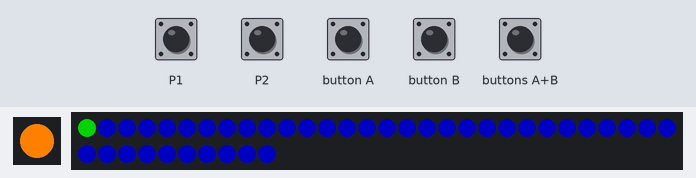
A program run on a simulated Calliope mini (MakeCode). Parts: 1 RGB LEDs in strip order, left to right, 40 RGB LEDs in strip order, left to right, continuing on the next row. The inputs (shaded band) are chosen by the test bench. Dim RGB values are drawn brighter than linear.

Above: at 2.4 s.
2.5 s: touch pin P2 pressed for 0.15 s
At 3.4 s:
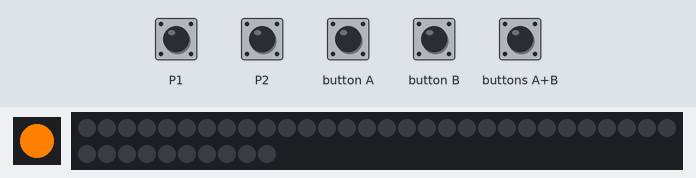
5.2 s: touch pin P1 pressed for 0.15 s
At 6.1 s:
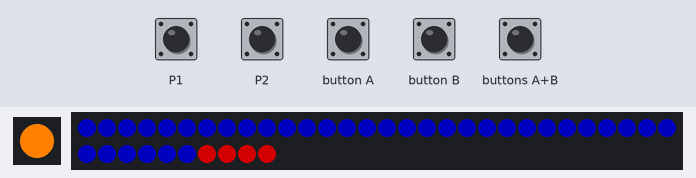
8.3 s: button A pressed for 0.15 s
At 10.6 s:
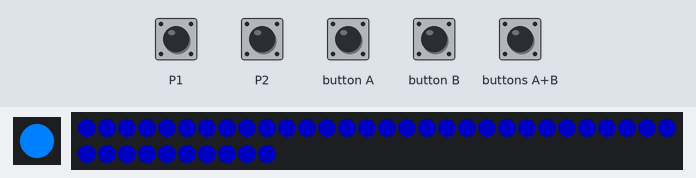
11.1 s: button B pressed for 0.15 s
At 13.6 s:
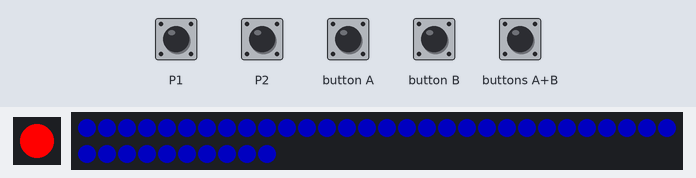
13.9 s: touch pin P1 pressed for 1 s
16.4 s: buttons A+B pressed for 1 s
At 18.67 s:
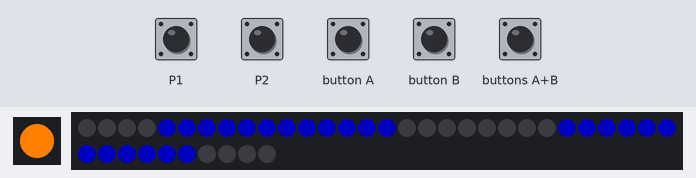
Timing chart, 0 to 20.2 s (numbered marks = the images above; inputs shaded):
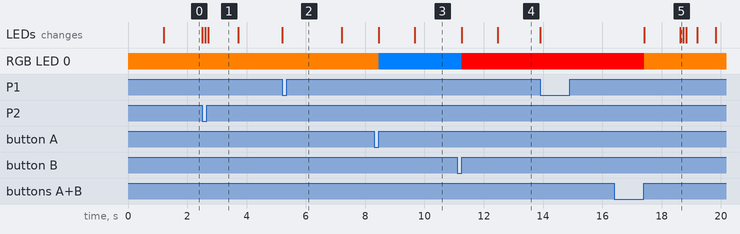

Measured:
- after the input at 2.5 s, the LEDs: first change at once (image 1 shows a later state)
- after the input at 5.2 s, the LEDs: change at once (image 2)
- after the input at 8.3 s, RGB LED 0: RGB(255, 128, 0) → RGB(0, 127, 255) after 0.16 s; the LEDs: first change after 0.16 s (image 3 shows a later state)
- after the input at 11.1 s, RGB LED 0: RGB(0, 127, 255) → RGB(255, 0, 0) after 0.16 s; the LEDs: first change after 0.16 s (image 4 shows a later state)
- after the input at 16.4 s, RGB LED 0: RGB(255, 0, 0) → RGB(255, 128, 0) after 1.0 s; the LEDs: first change after 1.0 s (image 5 shows a later state)
- what the display in image 1 shows lasts 1.0 s, from 2.7 s to 3.7 s

The program:

main.ts
```typescript
input.onPinTouchEvent(TouchPin.P1, input.buttonEventDown(), function () {
    berührt()
})
input.onButtonEvent(Button.A, input.buttonEventClick(), function () {
    Programmwahl = 1
    fünf()
    reset()
})
function berührt () {
    strip.setBrightness(255)
    if (Programmwahl == 0) {
        count += 1
        if (count == 1) {
            leben1.showColor(neopixel.colors(NeoPixelColors.Red))
        } else if (count == 2) {
            leben2.showColor(neopixel.colors(NeoPixelColors.Red))
        } else if (count == 3) {
            leben3.showColor(neopixel.colors(NeoPixelColors.Red))
        } else if (count == 4) {
            leben4.showColor(neopixel.colors(NeoPixelColors.Red))
        } else if (count > 4) {
            leben5.showColor(neopixel.colors(NeoPixelColors.Red))
            timer_leds.showColor(neopixel.colors(NeoPixelColors.Red))
            count = 5
            Programmwahl = 10
        }
    } else if (Programmwahl == 1) {
        count += 1
        if (count == 1) {
            leben1.showColor(neopixel.colors(NeoPixelColors.Red))
            leben1b.showColor(neopixel.colors(NeoPixelColors.Red))
        } else if (count == 2) {
            leben2.showColor(neopixel.colors(NeoPixelColors.Red))
            leben2b.showColor(neopixel.colors(NeoPixelColors.Red))
        } else if (count == 3) {
            leben3.showColor(neopixel.colors(NeoPixelColors.Red))
            leben3b.showColor(neopixel.colors(NeoPixelColors.Red))
        } else if (count == 4) {
            leben4.showColor(neopixel.colors(NeoPixelColors.Red))
            leben4b.showColor(neopixel.colors(NeoPixelColors.Red))
        } else if (count > 4) {
            leben5.showColor(neopixel.colors(NeoPixelColors.Red))
            leben5b.showColor(neopixel.colors(NeoPixelColors.Red))
            count = 5
        }
    } else if (Programmwahl == 2) {
        count += 1
        if (count == 1) {
            leben1b.showColor(neopixel.colors(NeoPixelColors.Red))
        } else if (count == 2) {
            leben2b.showColor(neopixel.colors(NeoPixelColors.Red))
        } else if (count == 3) {
            leben3b.showColor(neopixel.colors(NeoPixelColors.Red))
        } else if (count == 4) {
            leben4b.showColor(neopixel.colors(NeoPixelColors.Red))
        } else if (count == 5) {
            leben5b.showColor(neopixel.colors(NeoPixelColors.Red))
        } else if (count == 6) {
            leben1.showColor(neopixel.colors(NeoPixelColors.Red))
        } else if (count == 7) {
            leben2.showColor(neopixel.colors(NeoPixelColors.Red))
        } else if (count == 8) {
            leben3.showColor(neopixel.colors(NeoPixelColors.Red))
        } else if (count == 9) {
            leben4.showColor(neopixel.colors(NeoPixelColors.Red))
        } else if (count > 9) {
            leben5.showColor(neopixel.colors(NeoPixelColors.Red))
            count = 10
        }
    }
}
function zehn () {
    fünf()
    basic.setLedColor(0xff0000)
}
input.onButtonEvent(Button.AB, input.buttonEventClick(), function () {
    Programmwahl = 0
    normal()
    reset()
})
input.onButtonEvent(Button.B, input.buttonEventClick(), function () {
    basic.setLedColor(0x007fff)
    Programmwahl = 2
    zehn()
    reset()
})
function Zeit_zählen () {
    strip.setBrightness(255)
    timer_leds.setPixelColor(time, color_test)
    timer_leds.show()
    time += 1
    if (time <= 9) {
        color_test = neopixel.colors(NeoPixelColors.Green)
    } else if (time <= 14) {
        color_test = neopixel.colors(NeoPixelColors.Yellow)
    } else if (time <= 19) {
        color_test = neopixel.colors(NeoPixelColors.Red)
    } else {
        for (let index = 0; index < 5; index++) {
            berührt()
            basic.pause(100)
        }
    }
}
input.onPinTouchEvent(TouchPin.P2, input.buttonEventDown(), function () {
    reset()
})
function normal () {
    basic.setLedColor(0xff8000)
    strip = neopixel.create(DigitalPin.P0, 40, NeoPixelMode.RGB)
    leben1 = strip.range(36, 4)
    leben1b = strip.range(0, 4)
    leben2 = strip.range(32, 4)
    leben2b = strip.range(4, 4)
    leben3 = strip.range(28, 4)
    leben3b = strip.range(8, 4)
    leben4 = strip.range(24, 4)
    leben4b = strip.range(12, 4)
    leben5 = strip.range(20, 4)
    leben5b = strip.range(16, 4)
    timer_leds = strip.range(0, 20)
    count = 0
    color_test = neopixel.colors(NeoPixelColors.Green)
    reset()
}
function reset () {
    if (Programmwahl == 10) {
        Programmwahl = 0
    }
    count = 0
    time = 0
    color_test = neopixel.colors(NeoPixelColors.Green)
    leben1.showColor(neopixel.colors(NeoPixelColors.Black))
    leben1b.showColor(neopixel.colors(NeoPixelColors.Black))
    leben5.showColor(neopixel.colors(NeoPixelColors.Black))
    leben5b.showColor(neopixel.colors(NeoPixelColors.Black))
    basic.pause(100)
    leben2.showColor(neopixel.colors(NeoPixelColors.Black))
    leben2b.showColor(neopixel.colors(NeoPixelColors.Black))
    leben4.showColor(neopixel.colors(NeoPixelColors.Black))
    leben4b.showColor(neopixel.colors(NeoPixelColors.Black))
    basic.pause(100)
    leben3.showColor(neopixel.colors(NeoPixelColors.Black))
    leben3b.showColor(neopixel.colors(NeoPixelColors.Black))
    time = 0
    time = 0
    basic.pause(1000)
    strip.setBrightness(85)
    strip.showColor(neopixel.colors(NeoPixelColors.Blue))
}
function fünf () {
    basic.setLedColor(0x007fff)
    strip = neopixel.create(DigitalPin.P0, 40, NeoPixelMode.RGB)
    leben1 = strip.range(36, 4)
    leben1b = strip.range(0, 4)
    leben2 = strip.range(32, 4)
    leben2b = strip.range(4, 4)
    leben3 = strip.range(28, 4)
    leben3b = strip.range(8, 4)
    leben4 = strip.range(24, 4)
    leben4b = strip.range(12, 4)
    leben5 = strip.range(20, 4)
    leben5b = strip.range(16, 4)
    count = 0
}
let color_test = 0
let time = 0
let leben5b: neopixel.Strip = null
let leben4b: neopixel.Strip = null
let leben3b: neopixel.Strip = null
let leben2b: neopixel.Strip = null
let leben1b: neopixel.Strip = null
let timer_leds: neopixel.Strip = null
let leben5: neopixel.Strip = null
let leben4: neopixel.Strip = null
let leben3: neopixel.Strip = null
let leben2: neopixel.Strip = null
let leben1: neopixel.Strip = null
let count = 0
let strip: neopixel.Strip = null
let Programmwahl = 0
normal()
Programmwahl = 0
loops.everyInterval(6000, function () {
    if (Programmwahl == 0) {
        Zeit_zählen()
    }
})
```

test.ts
```typescript
// Hier kann man Tests durchführen; diese Datei wird nicht kompiliert, wenn dieses Paket als Erweiterung verwendet wird.
```
